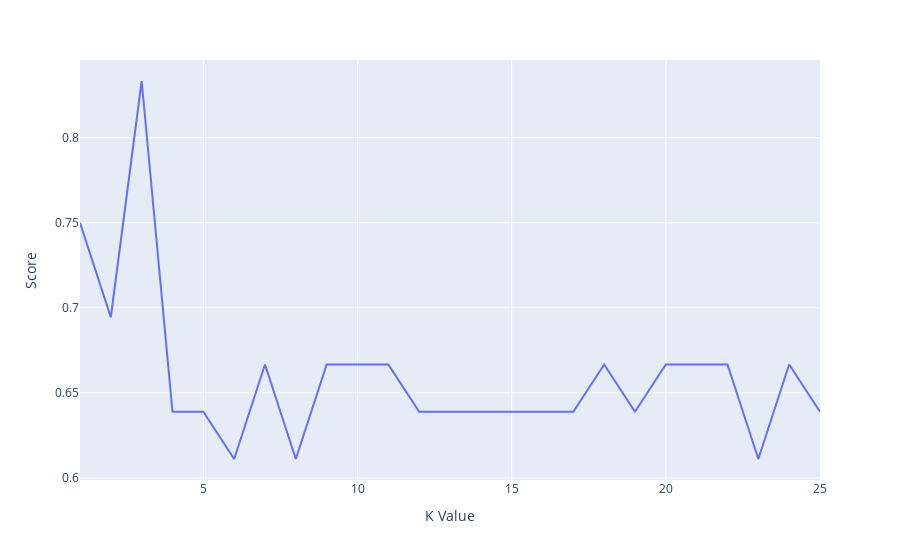

The notebook cell saved with this chart:
### Code cell
fig = px.line(x=k_value, y=score)
fig.update_xaxes(title_text='K Value')
fig.update_yaxes(title_text='Score')
fig.show()

### Figure 1 — Plotly figure (JSON) as saved in the notebook; plotly's stock layout.template omitted (floating-point values rounded to 4 significant figures)
{"data": [{"hovertemplate": "x=%{x}<br>y=%{y}<extra></extra>", "legendgroup": "", "line": {"color": "#636efa", "dash": "solid"}, "marker": {"symbol": "circle"}, "mode": "lines", "name": "", "orientation": "v", "showlegend": false, "type": "scatter", "x": [1, 2, 3, 4, 5, 6, 7, 8, 9, 10, 11, 12, 13, 14, 15, 16, 17, 18, 19, 20, 21, 22, 23, 24, 25], "xaxis": "x", "y": [0.75, 0.6944, 0.8333, 0.6389, 0.6389, 0.6111, 0.6667, 0.6111, 0.6667, 0.6667, 0.6667, 0.6389, 0.6389, 0.6389, 0.6389, 0.6389, 0.6389, 0.6667, 0.6389, 0.6667, 0.6667, 0.6667, 0.6111, 0.6667, 0.6389], "yaxis": "y"}], "layout": {"legend": {"tracegroupgap": 0}, "margin": {"t": 60}, "xaxis": {"anchor": "y", "domain": [0, 1], "title": {"text": "K Value"}}, "yaxis": {"anchor": "x", "domain": [0, 1], "title": {"text": "Score"}}}}
